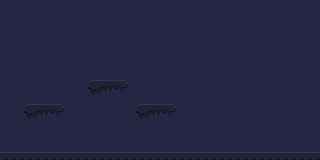

A 2D game scene composited from a Tiled map and its tileset images. What follows is a short description and the map's XML, with every tile layer's data as written:
An orthogonal 40x20 tile map with 8x8 px tiles, 2 tile layers (layer1, layer2), 2 tilesets and 4 objects.

<map version="1.10" tiledversion="1.11.2" orientation="orthogonal" renderorder="right-down" width="40" height="20" tilewidth="8" tileheight="8" infinite="0" nextlayerid="4" nextobjectid="6">
 <tileset firstgid="1" name="backFight" tilewidth="8" tileheight="8" tilecount="1" columns="1">
  <image source="builds/backFight.png" width="8" height="8" />
 </tileset>
 <tileset firstgid="2" name="plat1" tilewidth="8" tileheight="8" tilecount="10" columns="5">
  <image source="builds/plat1.png" width="40" height="16" />
 </tileset>
 <layer id="2" name="layer1" width="40" height="20">
  <data encoding="csv">
1,1,1,1,1,1,1,1,1,1,1,1,1,1,1,1,1,1,1,1,1,1,1,1,1,1,1,1,1,1,0,0,0,0,0,0,0,0,0,0,
1,1,1,1,1,1,1,1,1,1,1,1,1,1,1,1,1,1,1,1,1,1,1,1,1,1,1,1,1,1,0,0,0,0,0,0,0,0,0,0,
1,1,1,1,1,1,1,1,1,1,1,1,1,1,1,1,1,1,1,1,1,1,1,1,1,1,1,1,1,1,0,0,0,0,0,0,0,0,0,0,
1,1,1,1,1,1,1,1,1,1,1,1,1,1,1,1,1,1,1,1,1,1,1,1,1,1,1,1,1,1,0,0,0,0,0,0,0,0,0,0,
1,1,1,1,1,1,1,1,1,1,1,1,1,1,1,1,1,1,1,1,1,1,1,1,1,1,1,1,1,1,0,0,0,0,0,0,0,0,0,0,
1,1,1,1,1,1,1,1,1,1,1,1,1,1,1,1,1,1,1,1,1,1,1,1,1,1,1,1,1,1,0,0,0,0,0,0,0,0,0,0,
1,1,1,1,1,1,1,1,1,1,1,1,1,1,1,1,1,1,1,1,1,1,1,1,1,1,1,1,1,1,0,0,0,0,0,0,0,0,0,0,
1,1,1,1,1,1,1,1,1,1,1,1,1,1,1,1,1,1,1,1,1,1,1,1,1,1,1,1,1,1,0,0,0,0,0,0,0,0,0,0,
1,1,1,1,1,1,1,1,1,1,1,1,1,1,1,1,1,1,1,1,1,1,1,1,1,1,1,1,1,1,0,0,0,0,0,0,0,0,0,0,
1,1,1,1,1,1,1,1,1,1,1,1,1,1,1,1,1,1,1,1,1,1,1,1,1,1,1,1,1,1,0,0,0,0,0,0,0,0,0,0,
1,1,1,1,1,1,1,1,1,1,1,1,1,1,1,1,1,1,1,1,1,1,1,1,1,1,1,1,1,1,0,0,0,0,0,0,0,0,0,0,
1,1,1,1,1,1,1,1,1,1,1,1,1,1,1,1,1,1,1,1,1,1,1,1,1,1,1,1,1,1,0,0,0,0,0,0,0,0,0,0,
1,1,1,1,1,1,1,1,1,1,1,1,1,1,1,1,1,1,1,1,1,1,1,1,1,1,1,1,1,1,0,0,0,0,0,0,0,0,0,0,
1,1,1,1,1,1,1,1,1,1,1,1,1,1,1,1,1,1,1,1,1,1,1,1,1,1,1,1,1,1,0,0,0,0,0,0,0,0,0,0,
1,1,1,1,1,1,1,1,1,1,1,1,1,1,1,1,1,1,1,1,1,1,1,1,1,1,1,1,1,1,0,0,0,0,0,0,0,0,0,0,
1,1,1,1,1,1,1,1,1,1,1,1,1,1,1,1,1,1,1,1,1,1,1,1,1,1,1,1,1,1,0,0,0,0,0,0,0,0,0,0,
1,1,1,1,1,1,1,1,1,1,1,1,1,1,1,1,1,1,1,1,1,1,1,1,1,1,1,1,1,1,0,0,0,0,0,0,0,0,0,0,
1,1,1,1,1,1,1,1,1,1,1,1,1,1,1,1,1,1,1,1,1,1,1,1,1,1,1,1,1,1,0,0,0,0,0,0,0,0,0,0,
1,1,1,1,1,1,1,1,1,1,1,1,1,1,1,1,1,1,1,1,1,1,1,1,1,1,1,1,1,1,0,0,0,0,0,0,0,0,0,0,
1,1,1,1,1,1,1,1,1,1,1,1,1,1,1,1,1,1,1,1,1,1,1,1,1,1,1,1,1,1,0,0,0,0,0,0,0,0,0,0
</data>
 </layer>
 <layer id="1" name="layer2" width="40" height="20">
  <data encoding="csv">
0,0,0,0,0,0,0,0,0,0,0,0,0,0,0,0,0,0,0,0,0,0,0,0,0,0,0,0,0,0,1,1,1,1,1,1,1,1,1,1,
0,0,0,0,0,0,0,0,0,0,0,0,0,0,0,0,0,0,0,0,0,0,0,0,0,0,0,0,0,0,1,1,1,1,1,1,1,1,1,1,
0,0,0,0,0,0,0,0,0,0,0,0,0,0,0,0,0,0,0,0,0,0,0,0,0,0,0,0,0,0,1,1,1,1,1,1,1,1,1,1,
0,0,0,0,0,0,0,0,0,0,0,0,0,0,0,0,0,0,0,0,0,0,0,0,0,0,0,0,0,0,1,1,1,1,1,1,1,1,1,1,
0,0,0,0,0,0,0,0,0,0,0,0,0,0,0,0,0,0,0,0,0,0,0,0,0,0,0,0,0,0,1,1,1,1,1,1,1,1,1,1,
0,0,0,0,0,0,0,0,0,0,0,0,0,0,0,0,0,0,0,0,0,0,0,0,0,0,0,0,0,0,1,1,1,1,1,1,1,1,1,1,
0,0,0,0,0,0,0,0,0,0,0,0,0,0,0,0,0,0,0,0,0,0,0,0,0,0,0,0,0,0,1,1,1,1,1,1,1,1,1,1,
0,0,0,0,0,0,0,0,0,0,0,0,0,0,0,0,0,0,0,0,0,0,0,0,0,0,0,0,0,0,1,1,1,1,1,1,1,1,1,1,
0,0,0,0,0,0,0,0,0,0,0,0,0,0,0,0,0,0,0,0,0,0,0,0,0,0,0,0,0,0,1,1,1,1,1,1,1,1,1,1,
0,0,0,0,0,0,0,0,0,0,0,0,0,0,0,0,0,0,0,0,0,0,0,0,0,0,0,0,0,0,1,1,1,1,1,1,1,1,1,1,
0,0,0,0,0,0,0,0,0,0,0,2,3,4,5,6,0,0,0,0,0,0,0,0,0,0,0,0,0,0,1,1,1,1,1,1,1,1,1,1,
0,0,0,0,0,0,0,0,0,0,0,7,8,9,10,11,0,0,0,0,0,0,0,0,0,0,0,0,0,0,1,1,1,1,1,1,1,1,1,1,
0,0,0,0,0,0,0,0,0,0,0,0,0,0,0,0,0,0,0,0,0,0,0,0,0,0,0,0,0,0,1,1,1,1,1,1,1,1,1,1,
0,0,0,2,3,4,5,6,0,0,0,0,0,0,0,0,0,2,3,4,5,6,0,0,0,0,0,0,0,0,1,1,1,1,1,1,1,1,1,1,
0,0,0,7,8,9,10,11,0,0,0,0,0,0,0,0,0,7,8,9,10,11,0,0,0,0,0,0,0,0,1,1,1,1,1,1,1,1,1,1,
0,0,0,0,0,0,0,0,0,0,0,0,0,0,0,0,0,0,0,0,0,0,0,0,0,0,0,0,0,0,1,1,1,1,1,1,1,1,1,1,
0,0,0,0,0,0,0,0,0,0,0,0,0,0,0,0,0,0,0,0,0,0,0,0,0,0,0,0,0,0,1,1,1,1,1,1,1,1,1,1,
0,0,0,0,0,0,0,0,0,0,0,0,0,0,0,0,0,0,0,0,0,0,0,0,0,0,0,0,0,0,1,1,1,1,1,1,1,1,1,1,
0,0,0,0,0,0,0,0,0,0,0,0,0,0,0,0,0,0,0,0,0,0,0,0,0,0,0,0,0,0,1,1,1,1,1,1,1,1,1,1,
3,3,3,3,3,3,3,3,3,3,3,3,3,3,3,3,3,3,3,3,3,3,3,3,3,3,3,3,3,3,3,3,3,3,3,3,3,3,3,3
</data>
 </layer>
 <objectgroup id="3" name="objects">
  <object id="1" x="90" y="80.25" width="38" height="12.25" />
  <object id="2" x="136" y="103.25" width="40.5" height="15" />
  <object id="3" x="24.75" y="103.5" width="39.5" height="14.25" />
  <object id="4" x="0.5" y="152.5" width="320" height="7" />
 </objectgroup>
</map>
